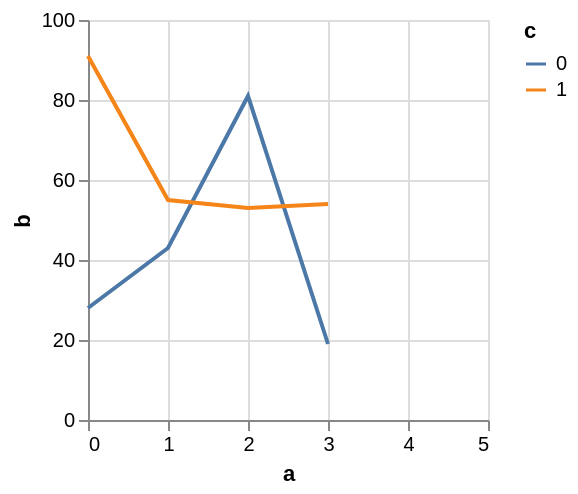

Write the Vega-Lite specification saved for this chart.
### Vega specification from a JSON file in a GitHub repository (floating-point values rounded to 4 significant figures)
{"$schema": "https://vega.github.io/schema/vega/v5.json", "autosize": "pad", "padding": 5, "width": 200, "height": 200, "style": "cell", "data": [{"name": "source_0", "values": [{"a": 0, "b": 28, "c": 0}, {"a": 0, "b": 91, "c": 1}, {"a": 1, "b": 43, "c": 0}, {"a": 1, "b": 55, "c": 1}, {"a": 2, "b": 81, "c": 0}, {"a": 2, "b": 53, "c": 1}, {"a": 3, "b": 19, "c": 0}]}, {"name": "data_0", "source": "source_0", "transform": [{"type": "formula", "expr": "toNumber(datum[\"a\"])", "as": "a"}, {"type": "impute", "field": "b", "key": "a", "method": "value", "groupby": ["c"], "value": null}, {"type": "window", "as": ["imputed_b_value"], "ops": ["mean"], "fields": ["b"], "frame": [-2, 2], "ignorePeers": false, "groupby": ["c"]}, {"type": "formula", "expr": "datum.b === null ? datum.imputed_b_value : datum.b", "as": "b"}]}], "marks": [{"name": "pathgroup", "type": "group", "from": {"facet": {"name": "faceted_path_main", "data": "data_0", "groupby": ["c"]}}, "encode": {"update": {"width": {"field": {"group": "width"}}, "height": {"field": {"group": "height"}}}}, "marks": [{"name": "marks", "type": "line", "style": ["line"], "sort": {"field": "datum[\"a\"]"}, "from": {"data": "faceted_path_main"}, "encode": {"update": {"stroke": {"scale": "color", "field": "c"}, "x": {"scale": "x", "field": "a"}, "y": {"scale": "y", "field": "b"}, "defined": {"signal": "datum[\"a\"] !== null && isFinite(datum[\"a\"]) && datum[\"b\"] !== null && isFinite(datum[\"b\"])"}}}}]}], "scales": [{"name": "x", "type": "linear", "domain": {"data": "data_0", "field": "a"}, "range": [0, {"signal": "width"}], "nice": 1, "zero": false}, {"name": "y", "type": "linear", "domain": {"data": "data_0", "field": "b"}, "range": [{"signal": "height"}, 0], "nice": true, "zero": true}, {"name": "color", "type": "ordinal", "domain": {"data": "data_0", "field": "c", "sort": true}, "range": "category"}], "axes": [{"scale": "x", "orient": "bottom", "gridScale": "y", "grid": true, "tickCount": {"signal": "ceil(width/40)"}, "domain": false, "labels": false, "maxExtent": 0, "minExtent": 0, "ticks": false, "zindex": 0}, {"scale": "y", "orient": "left", "gridScale": "x", "grid": true, "tickCount": {"signal": "ceil(height/40)"}, "domain": false, "labels": false, "maxExtent": 0, "minExtent": 0, "ticks": false, "zindex": 0}, {"scale": "x", "orient": "bottom", "grid": false, "title": "a", "labelFlush": true, "labelOverlap": true, "tickCount": {"signal": "ceil(width/40)"}, "zindex": 0}, {"scale": "y", "orient": "left", "grid": false, "title": "b", "labelOverlap": true, "tickCount": {"signal": "ceil(height/40)"}, "zindex": 0}], "legends": [{"stroke": "color", "gradientLength": {"signal": "clamp(height, 64, 200)"}, "symbolType": "stroke", "title": "c"}]}
